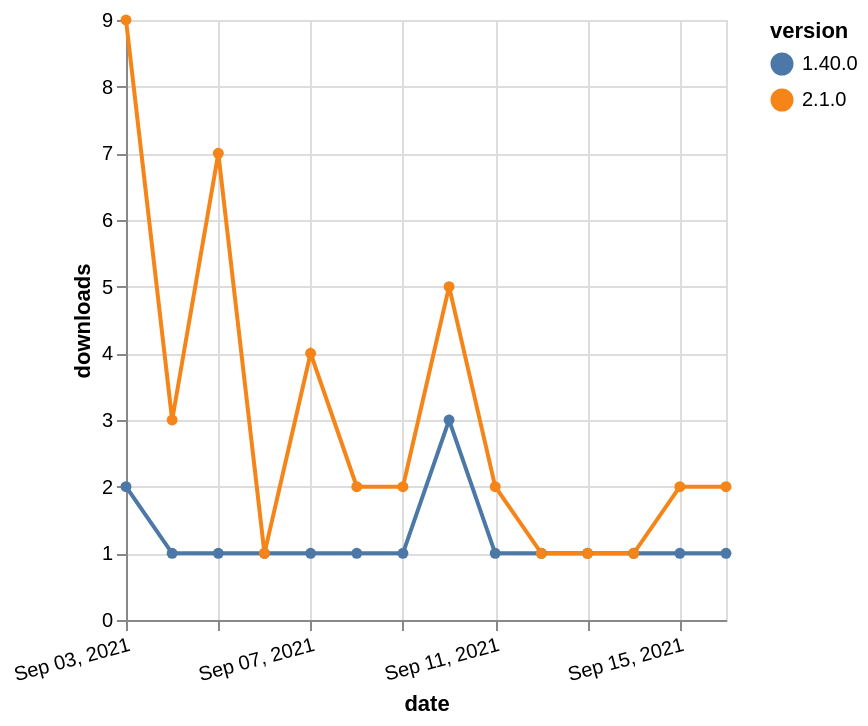

Express this chart as Vega-Lite.
### Vega-Lite specification from a JSON file in a GitHub repository (floating-point values rounded to 4 significant figures)
{"$schema": "https://vega.github.io/schema/vega-lite/v5.json", "description": "A simple bar chart with embedded data.", "data": {"values": [{"date": "2021-09-03", "total": 210, "delta": 2, "version": "1.40.0"}, {"date": "2021-09-04", "total": 211, "delta": 1, "version": "1.40.0"}, {"date": "2021-09-05", "total": 212, "delta": 1, "version": "1.40.0"}, {"date": "2021-09-06", "total": 213, "delta": 1, "version": "1.40.0"}, {"date": "2021-09-07", "total": 214, "delta": 1, "version": "1.40.0"}, {"date": "2021-09-08", "total": 215, "delta": 1, "version": "1.40.0"}, {"date": "2021-09-09", "total": 216, "delta": 1, "version": "1.40.0"}, {"date": "2021-09-10", "total": 219, "delta": 3, "version": "1.40.0"}, {"date": "2021-09-11", "total": 220, "delta": 1, "version": "1.40.0"}, {"date": "2021-09-12", "total": 221, "delta": 1, "version": "1.40.0"}, {"date": "2021-09-13", "total": 222, "delta": 1, "version": "1.40.0"}, {"date": "2021-09-14", "total": 223, "delta": 1, "version": "1.40.0"}, {"date": "2021-09-15", "total": 224, "delta": 1, "version": "1.40.0"}, {"date": "2021-09-16", "total": 225, "delta": 1, "version": "1.40.0"}, {"date": "2021-09-03", "total": 31, "delta": 9, "version": "2.1.0"}, {"date": "2021-09-04", "total": 34, "delta": 3, "version": "2.1.0"}, {"date": "2021-09-05", "total": 41, "delta": 7, "version": "2.1.0"}, {"date": "2021-09-06", "total": 42, "delta": 1, "version": "2.1.0"}, {"date": "2021-09-07", "total": 46, "delta": 4, "version": "2.1.0"}, {"date": "2021-09-08", "total": 48, "delta": 2, "version": "2.1.0"}, {"date": "2021-09-09", "total": 50, "delta": 2, "version": "2.1.0"}, {"date": "2021-09-10", "total": 55, "delta": 5, "version": "2.1.0"}, {"date": "2021-09-11", "total": 57, "delta": 2, "version": "2.1.0"}, {"date": "2021-09-12", "total": 58, "delta": 1, "version": "2.1.0"}, {"date": "2021-09-13", "total": 59, "delta": 1, "version": "2.1.0"}, {"date": "2021-09-14", "total": 60, "delta": 1, "version": "2.1.0"}, {"date": "2021-09-15", "total": 62, "delta": 2, "version": "2.1.0"}, {"date": "2021-09-16", "total": 64, "delta": 2, "version": "2.1.0"}]}, "width": "container", "mark": {"type": "line", "point": {"filled": true}}, "encoding": {"x": {"field": "date", "type": "temporal", "timeUnit": "yearmonthdate", "title": "date", "axis": {"labelAngle": -15}}, "y": {"field": "delta", "type": "quantitative", "title": "downloads"}, "color": {"field": "version", "type": "nominal"}, "tooltip": {"field": "delta"}}}
